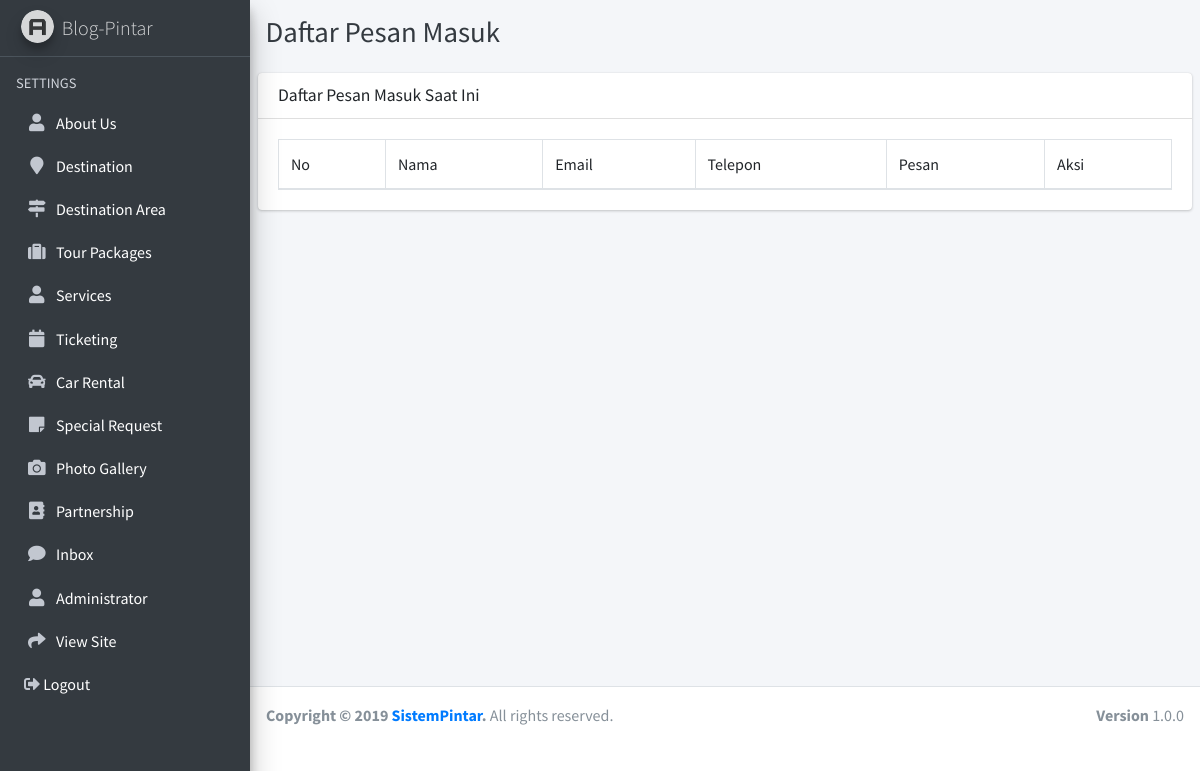
Page /admin/inbox/index.php (signed in) on the earlier database version.
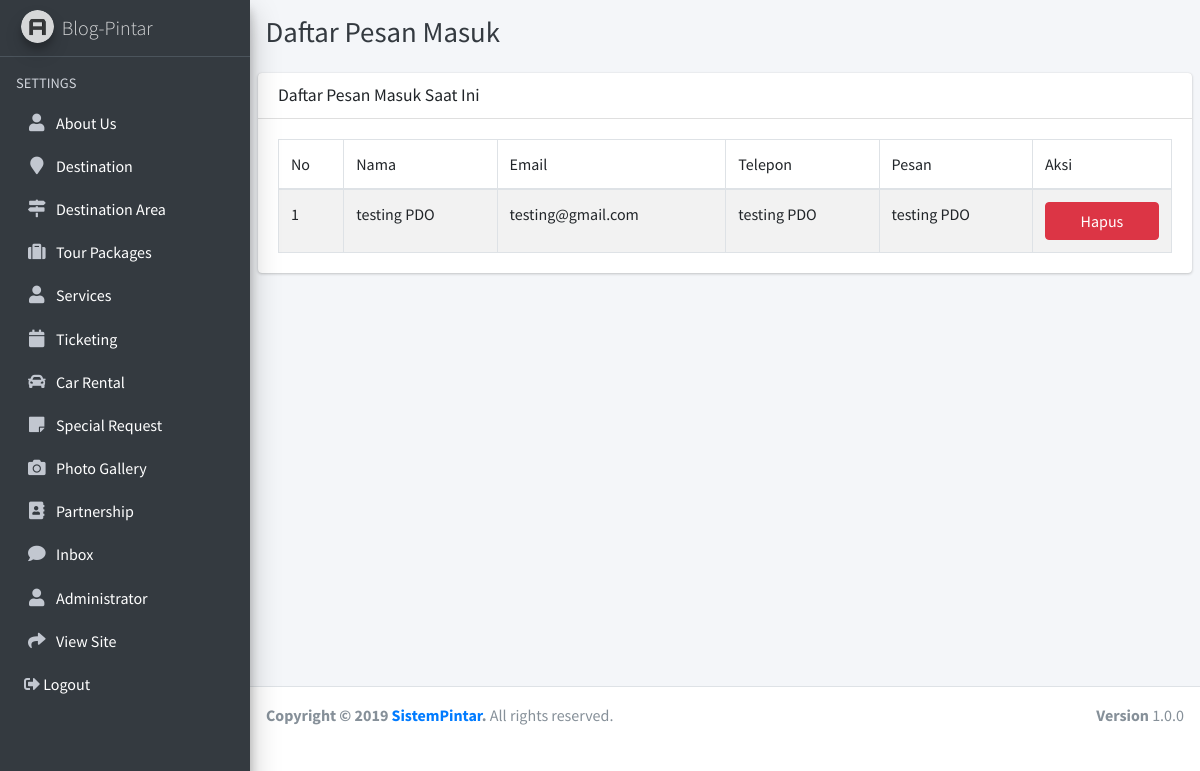
Same page on the later database version.
### tables this page shows
CREATE TABLE IF NOT EXISTS `pesan` (
`id` int(10) NOT NULL,
  `nama` varchar(100) NOT NULL,
  `email` varchar(100) NOT NULL,
  `telepon` varchar(15) NOT NULL,
  `pesan` text NOT NULL
);

### admin/inbox/index.php (the view, shortened to what this page needs)
<!DOCTYPE html>
<html>
<?php include '../adm_template/head.php'; ?>
<body class="hold-transition sidebar-mini layout-fixed">
<div class="wrapper">
  <?php include '../adm_template/sidebar.php'; ?>
  <div class="content-wrapper">
    <div class="content-header">
      <div class="container-fluid">
        <div class="row mb-2">
          <div class="col-sm-6">
            <h1 class="m-0 text-dark">Daftar Pesan Masuk</h1>
          </div>
        </div>
      </div>
    </div>
    <section class="content">
      <div class="row">
        <div class="col-12">
          <div class="card">
            <div class="card-header">
              <h3 class="card-title">Daftar Pesan Masuk Saat Ini
              </h3>
            </div>
            <div class="card-body">
              <table id="example1" class="table table-bordered table-striped">
                <thead>
                  <tr>
                    <td>No</td>
                    <td>Nama</td>
                    <td>Email</td>
                    <td>Telepon</td>
                    <td>Pesan</td>
                    <td>Aksi</td>
                  </tr>
                </thead>
                <tbody>
                  <?php
                  $query_mysql = mysqli_query($koneksi,"SELECT * FROM pesan")or die(mysqli_error());
                  $nomor = 1;
                  while($data = mysqli_fetch_array($query_mysql)){
                    $idPesan = $data['id'];
                    $namaPesan = $data['nama'];
                    $emailPesan = $data['email'];
                    $teleponPesan = $data['telepon'];
                    $pesanPesan = $data['pesan'];
                  ?>
                  <tr>
                    <td><?php echo $nomor++; ?></td>
                    <td><?php echo $namaPesan; ?></td>
                    <td><?php echo $emailPesan; ?></td>
                    <td><?php echo $teleponPesan; ?></td>
                    <td><?php echo $pesanPesan; ?></td>
                    <td>
                      <a href='hapus?idPesan=<?php echo $idPesan; ?>' class="btn btn-danger btn-block">Hapus</a>
                    </td>
                  </tr>
                  <?php } ?>
                </tbody>
              </table>
            </div>
          </div>
        </div>
      </div>
    </section>
  </div>
  <?php include '../adm_template/footer.php'; ?>
</div>
</body>
</html>

Differences in the rows shown:
added pesan: nama "testing PDO", email "testing@gmail.com", telepon "testing PDO", pesan "testing PDO"
